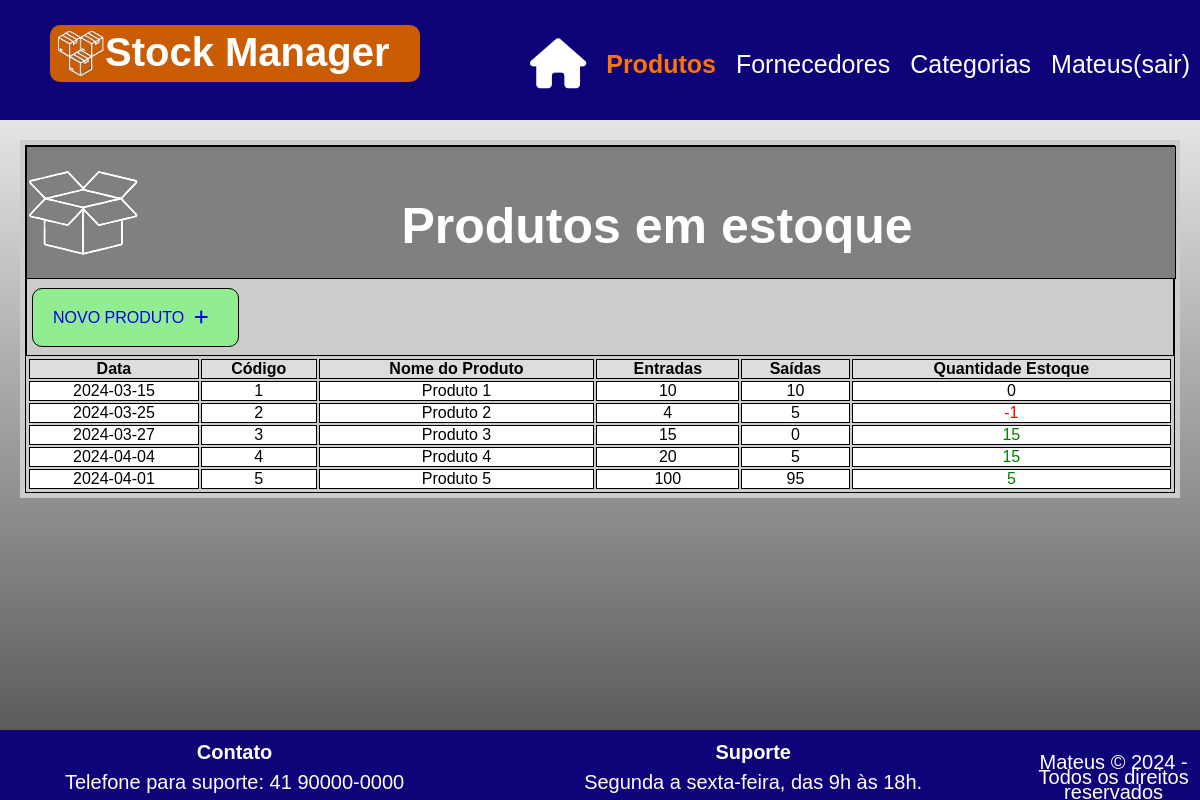
Screenshot of /index.php?pagina=produtos (signed in) with the database file from the repository.
### tables this page shows
CREATE TABLE `produtos` (
  `id_produto` int(11) NOT NULL,
  `data` date NOT NULL,
  `codigo` int(11) NOT NULL,
  `nome_produto` varchar(50) NOT NULL,
  `entradas` float NOT NULL,
  `saidas` float NOT NULL,
  `data_registro` datetime NOT NULL DEFAULT current_timestamp()
);

### produtos.php (the view, shortened to what this page needs)
<?php
try {
    require 'conexao.php';
    $permitir_inserir = true;
    $sql = $pdo->query("SELECT * FROM produtos");
    $resultados = $sql->fetchAll(PDO::FETCH_ASSOC);
} catch (Exception $e) {
    echo "Erro: " . $e->getMessage();
}
?>
<!DOCTYPE html>
<html lang="pt-br">
<head>
</head>
<body>
    <main>
        <div class="main">
            <div id="logoc">
                <img src="img/logoc.png" title="Logoc" alt="Logoc">
                <h1>Produtos em estoque</h1>
            </div>
            <table style="border:1px solid #ccc; width:100%; text-align: center;" id="produtos">
                <?php if ($permitir_inserir) { ?>
                    <div id="inserir">
                        <a href="?pagina=inserir_produto">NOVO PRODUTO<i class="fa-solid fa-plus"></i></a>
                    </div>
                <?php } ?>
                <thead>
                    <tr style="background-color: #ddd;">
                        <th style="text-align:center;">Data</th>
                        <th style="text-align:center;">Código</th>
                        <th style="text-align:center;">Nome do Produto</th>
                        <th style="text-align:center;">Entradas</th>
                        <th style="text-align:center;">Saídas</th>
                        <th style="text-align:center;">Quantidade Estoque</th>
                    </tr>
                </thead>
                <tbody>
                    <?php foreach ($resultados as $linhas) { ?>
                        <tr style="background-color: white;">
                            <td style="text-align: center;border: 1px solid #000000;"><?php echo $linhas['data']; ?></td>
                            <td style="text-align: center;border: 1px solid #000000;"><?php echo $linhas['codigo']; ?></td>
                            <td style="text-align: center;border: 1px solid #000000;"><?php echo $linhas['nome_produto']; ?></td>
                            <td style="text-align: center;border: 1px solid #000000;"><?php echo $linhas['entradas']; ?></td>
                            <td style="text-align: center; border: 1px solid #000000;"><?php echo $linhas['saidas']; ?></td>
                            <td style="text-align: center;border: 1px solid #000000;"><?php $saldo = $linhas['entradas'] - $linhas['saidas'];
                            if ($saldo == 0) {
                                echo $saldo;
                            } else if ($saldo > 0) {
                                echo "<p class='pg'>$saldo</p>";
                            } else {
                                echo "<p class='pr'>$saldo</p>";
                            }
                            ?></td>
                        </tr>
                    <?php } ?>
                </tbody>
            </table>
        </div>
    </main>
</body>
</html>

### index.php (shortened to what this page needs)
<?php
if (isset($_SESSION['usuario'])) {
    include 'conexao.php';
    include 'header.php';
    if (isset($_GET['pagina'])) {
        $pagina = $_GET['pagina'];
        switch ($pagina) {
            case 'produtos':
                include 'produtos.php';
                break;
        }
    } else {
        include 'home.php';
    }
    include 'footer.php';
} else {
    header('Location: login.php');
    exit();
}
?>

### header.php (shortened to what this page needs)
<!DOCTYPE html>
<html lang="pt-br">
<head>
    <link rel="stylesheet" href="css/style.css">
    <link rel="stylesheet" href="//cdn.datatables.net/2.0.1/css/dataTables.dataTables.min.css">
</head>
<body>
    <header>
        <div class="container">
            <div class="logo">
                <img class="logop" src="img/logo.png" title="Logo" alt="Logo">
                <h1 class="log">Stock Manager</h1>
            </div>
            <div id="menu">
                <a href="home.php"><i class="fa-solid fa-house fa-2xl"></i></a>
                <a href="?pagina=produtos">Produtos</a>
                <a href="?pagina=fornecedores">Fornecedores</a>
                <a href="?pagina=categorias">Categorias</a>
                <?php if(isset($_SESSION['usuario'])):?>
                    <a href="logout.php">
                        <?php echo $_SESSION['usuario']; ?>(sair)
                    </a>
                <?php endif; ?>
            </div>
        </div>
    </header>
    <div id="conteudo" class="container">
</body>
</html>

### footer.php (shortened to what this page needs)
<footer>
    <div class="footer">
        <h1 class="contato">Contato</h1>
        <p class="tel">Telefone para suporte: 41 90000-0000</p>
    </div>
    <div class="footer">
        <h1 class="contato">Suporte</h1>
        <p class="tel">Segunda a sexta-feira, das 9h às 18h.</p>
    </div>
    <div class="direito">
    </div>
</footer>

### header.php (style rules this page uses)
img { float: left; }

### produtos.php (style rules this page uses)
#menu a[href="?pagina=produtos"] { color: rgb(255, 115, 0); font-weight: bold; }
th, td { border: 1px solid #000; text-align: center; }
th { border: 1px solid #000000; background-color: #ddd; }
td { background-color: white; }
.pr { color: red; }
.pg { color: green; }

### rows the page displays
produtos: data "2024-03-15", codigo "1", nome_produto "Produto 1", entradas "10", saidas "10", saldo "0"
produtos: data "2024-03-25", codigo "2", nome_produto "Produto 2", entradas "4", saidas "5", saldo "-1"
produtos: data "2024-03-27", codigo "3", nome_produto "Produto 3", entradas "15", saidas "0"
produtos: data "2024-04-04", codigo "4", nome_produto "Produto 4", entradas "20", saidas "5", saldo "15"
produtos: data "2024-04-01", codigo "5", nome_produto "Produto 5", entradas "100", saidas "95", saldo "5"

### other values shown
$_SESSION['usuario'] "Mateus"
